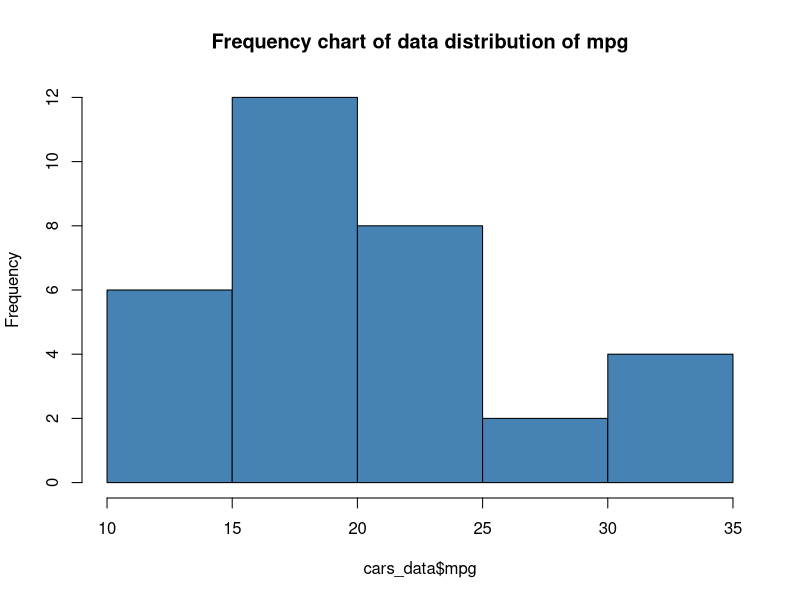
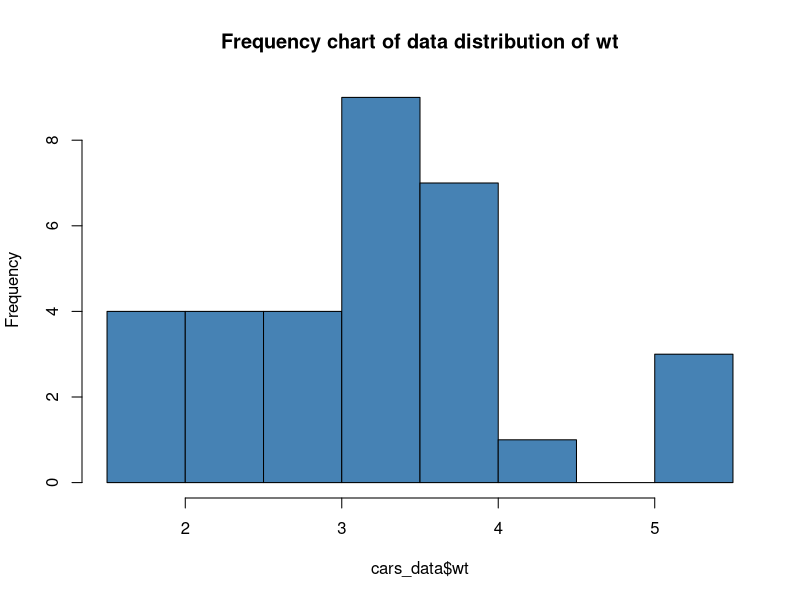
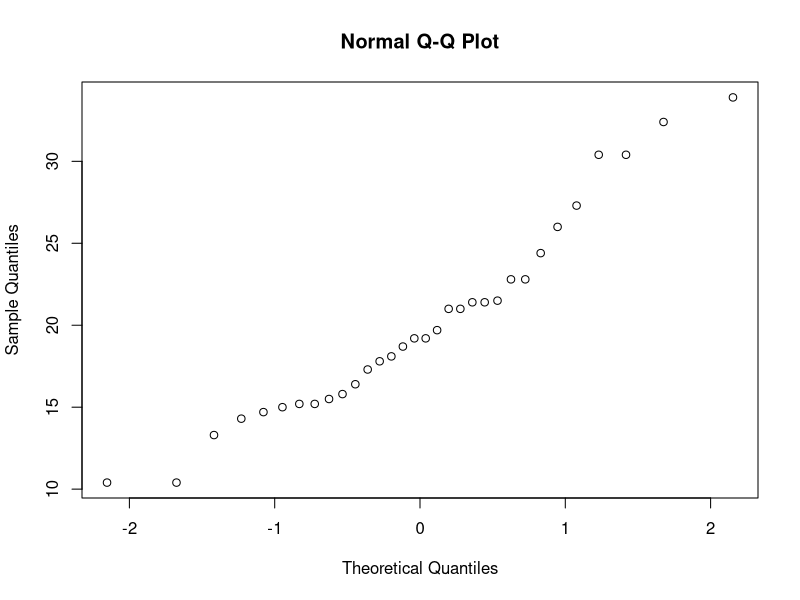

Write the R code that produced these figures, in order. (Note: this script raises an error after producing the figures.)
cars_data <- mtcars
summary(cars_data)

hist(cars_data$mpg, col='steelblue',
     main='Frequency chart of data distribution of mpg')
hist(cars_data$wt, col='steelblue',
     main='Frequency chart of data distribution of wt')

# Q-Q plot can help to determine normality
qqnorm(cars_data$mpg)
qqline(mpg, col = "red")

qqnorm(cars_data$wt)
qqline(wt, col = "red")

normality_test <- shapiro.test(cars_data$mpg)
normality_test$p.value

normality_test <- shapiro.test(cars_data$wt)
normality_test$p.value

attach(cars_data)
tapply(mpg, wt, shapiro.test)
 # The data is normally distributed 

# Format of the test is Pearson’s Correlation Coefficient 
res <- cor.test(cars_data$wt, cars_data$mpg, 
                method = "pearson")
res

# p -value is 1.29^(-10) therefore we have sufficient proof to accept H1 
# Therefore mpg and wt are highly correlated








# Q4) H0= no relation btwn gear type and horsepower
#     H1 = relation btwn gear type btwn horsepower

# Independent variable: Type of gearbox (categorical variable, e.g. manual or automatic)
# Dependent variable: Horsepower (continuous variable)

# labels starts with what is assigned to lower value first
# eg 0 = automatic, 1 = manual
attach(cars_data)
cars_data$Transmission <- factor(cars_data$am, labels = c("automatic", "manual"))
hist(cars_data$mpg, col='steelblue',
     main='Frequency chart of data distribution of mpg')
library("lattice")
histogram(~hp | Transmission, 
          data = cars_data, 
          main = "Distribution of car data", 
          xlab = "Horsepower", 
          ylab = "Transmission")
detach(beavers_data)           

normality_test <- shapiro.test(cars_data$hp)
normality_test$p.value # Therefore, hp is not normally distributed

with(cars_data, tapply(hp, Transmission, shapiro.test))
# Therefore transmission is also not normally distributed

model <- aov(hp ~ Transmission, data = cars_data)
summary(model)
# Insufficient evidi=ence to believe h1 therefore h0 is true
# no relation btwn gear type and horsepower